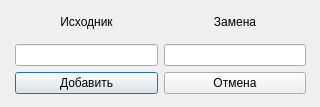
<?xml version="1.0" encoding="UTF-8"?>
<ui version="4.0">
 <class>AddRow</class>
 <widget class="QDialog" name="AddRow">
  <property name="geometry">
   <rect>
    <x>0</x>
    <y>0</y>
    <width>320</width>
    <height>107</height>
   </rect>
  </property>
  <property name="windowTitle">
   <string>Dialog</string>
  </property>
  <property name="modal">
   <bool>true</bool>
  </property>
  <widget class="QWidget" name="layoutWidget">
   <property name="geometry">
    <rect>
     <x>10</x>
     <y>0</y>
     <width>301</width>
     <height>99</height>
    </rect>
   </property>
   <layout class="QVBoxLayout" name="main">
    <property name="leftMargin">
     <number>5</number>
    </property>
    <property name="topMargin">
     <number>5</number>
    </property>
    <property name="rightMargin">
     <number>5</number>
    </property>
    <property name="bottomMargin">
     <number>5</number>
    </property>
    <item>
     <layout class="QHBoxLayout" name="horizontalLayout">
      <item>
       <layout class="QVBoxLayout" name="verticalLayout_2">
        <item>
         <widget class="QLabel" name="orgLbl">
          <property name="text">
           <string>Исходник</string>
          </property>
          <property name="alignment">
           <set>Qt::AlignCenter</set>
          </property>
          <property name="margin">
           <number>-7</number>
          </property>
          <property name="openExternalLinks">
           <bool>false</bool>
          </property>
         </widget>
        </item>
        <item>
         <widget class="QLineEdit" name="orgEdt"/>
        </item>
       </layout>
      </item>
      <item>
       <layout class="QVBoxLayout" name="verticalLayout">
        <item>
         <widget class="QLabel" name="repLbl">
          <property name="text">
           <string>Замена</string>
          </property>
          <property name="alignment">
           <set>Qt::AlignCenter</set>
          </property>
         </widget>
        </item>
        <item>
         <widget class="QLineEdit" name="repEdt"/>
        </item>
       </layout>
      </item>
     </layout>
    </item>
    <item>
     <layout class="QHBoxLayout" name="horizontalLayout_2">
      <item>
       <widget class="QPushButton" name="addBtn">
        <property name="text">
         <string>Добавить</string>
        </property>
       </widget>
      </item>
      <item>
       <widget class="QPushButton" name="cancleBtn">
        <property name="text">
         <string>Отмена</string>
        </property>
       </widget>
      </item>
     </layout>
    </item>
   </layout>
  </widget>
 </widget>
 <resources/>
 <connections/>
</ui>
